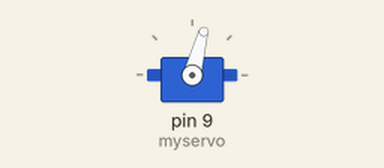
Bench run of a sketch on a simulated Arduino Mega 2560, built with avr-gcc and run on an emulated ATmega2560. Parts: servo. What the sketch prints to the serial monitor is not drawn.

Above: at 0.1 s.
Timing chart, 0 to 1.6 s (numbered marks = the images above):
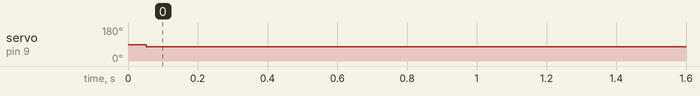

The sketch:

ballbalancing2.ino
```cpp
#include <SoftwareSerial.h>
#include <Servo.h>

// Define software serial port and pins for RX and TX
SoftwareSerial Serial1(2, 3); // RX, TX
Servo myservo; // Create a servo object

// Variables
int dist; // Distance measurements
int strength; // Signal strength (not used in this code)
int check; // Check value for data integrity
int i; // Loop counter
int uart[9]; // Array to store LiDAR data
const int HEADER = 0x59; // Frame header for LiDAR data
int period = 50; // Refresh rate period in milliseconds

float distance = 0.0;
float elapsedTime, time, timePrev; // Time control variables
float distance_previous_error, distance_error; // PID error variables

// PID constants
float kp = 20;
float ki = 0.5;
float kd = 5200;
float distance_setpoint = 30; // Desired distance in cm
float PID_p, PID_i, PID_d, PID_total;

float get_TFminiPlus_distance() {
  while (Serial1.available()) { // Check if serial port has data input
    if (Serial1.read() == HEADER) { // Look for frame header
      uart[0] = HEADER;
      if (Serial1.read() == HEADER) { // Confirm second header byte
        uart[1] = HEADER;
        for (i = 2; i < 9; i++) { // Read remaining data into array
          uart[i] = Serial1.read();
        }
        check = uart[0] + uart[1] + uart[2] + uart[3] + uart[4] + uart[5] + uart[6] + uart[7];
        if (uart[8] == (check & 0xff)) { // Verify checksum
          dist = uart[2] + uart[3] * 256; // Calculate distance
          return dist; // Return distance value
        }
      }
    }
  }
  return distance_setpoint; // Return setpoint if no valid data
}

void setup() {
  Serial.begin(9600); // Set bit rate for serial communication with PC
  Serial1.begin(115200); // Set bit rate for serial communication with LiDAR

  myservo.attach(9); // Attach the servo on pin 9
  myservo.write(85); // Initial servo position

  time = millis(); // Initialize the time variable
}

void loop() {
  if (millis() > time + period) { // Check if the period has elapsed
    time = millis(); // Update current time
    distance = get_TFminiPlus_distance(); // Read distance from LiDAR
    distance_error = distance_setpoint - distance; // Calculate error

    // Proportional term
    PID_p = kp * distance_error;

    // Derivative term
    float dist_difference = distance_error - distance_previous_error;
    PID_d = kd * ((distance_error - distance_previous_error) / period);

    // Integral term
    if (-3 < distance_error && distance_error < 3) {
      PID_i = PID_i + (ki * distance_error);
    } else {
      PID_i = 0;
    }

    // Calculate total PID output
    PID_total = PID_p + PID_i + PID_d;

    // Clamp PID output
    if (PID_total < -30) {
      PID_total = -30;
    }

    // Map PID output to servo range
    Serial.print(PID_total);
    Serial.print("\t");
    PID_total = map(PID_total, -500, 500, 0, 150);

    // Set servo position
    Serial.print(PID_total);
    myservo.write(PID_total);

    // Update previous error
    distance_previous_error = distance_error;

    // Print distance and servo angle for debugging
    Serial.print("Distance: ");
    Serial.print(distance);
    Serial.print(" cm, Servo Angle: ");
    Serial.println(PID_total + 30);
  }
}
```

Measured:
- by itself, servo on pin 9 (myservo): 85° → 75° at 0.05 s
